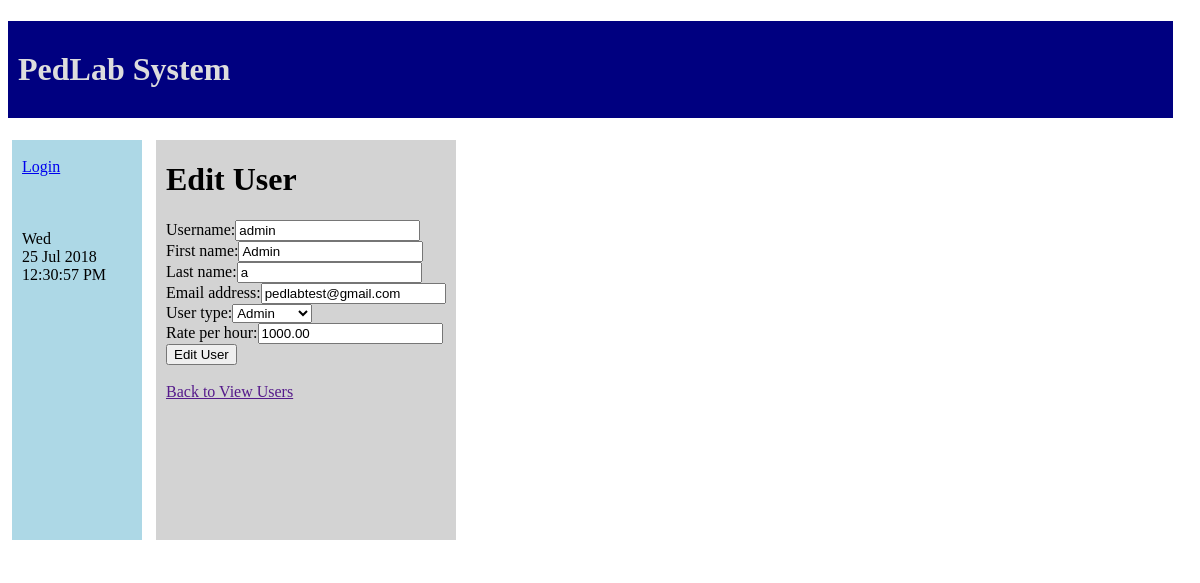
The app's page /timesheet/users/edit_user=admin/ with its own data.
### timesheet/models.py (models this page shows, shortened)
@python_2_unicode_compatible
class CustomUser(AbstractUser):
    usertype_choices = (
        ('R','RA'),
        ('S','Secretary'),
        ('A','Admin')
    )
    user_type = models.CharField(max_length=1,choices=usertype_choices,default='R')
    rate_per_hour = models.DecimalField(max_digits=7,decimal_places=2,null=True)

### timesheet/views.py (the view)
# urls.py: url(r'^users/edit_user=(?P<useredit>\w+)/$',views.edit_user,name='edit_user',),
def edit_user(request,useredit):
    usel = CustomUser.objects.get(username=useredit)
    data = model_to_dict(usel)
    error_message=""
    if(request.method=="POST"):
        form=EditUserForm(request.POST,instance=usel)
        if form.is_valid():
            form.save()
            print(form.cleaned_data)
            for key, value in form.cleaned_data.iteritems():
                print(key,value)
            if(form.cleaned_data.get('user_type')=="A"):
                user = CustomUser.objects.get(username=form.cleaned_data.get('username'))
                user.is_staff = True
                user.is_admin = True
                user.is_superuser = True
                user.save()
            else:
                user = CustomUser.objects.get(username=form.cleaned_data.get('username'))
                user.is_staff = False
                user.is_admin = False
                user.is_superuser = False
                user.save()
            with open("timesheet/user_files/"+form.cleaned_data.get('username')+".txt","a") as file:
                file.write(str(timezone.localtime()))
                for key, value in form.cleaned_data.iteritems():
                    file.write(" - "+str(value))
                file.write(" - updated by "+str(request.user.username))
                file.write("\n")
            return redirect(reverse('view_users'),{'message':"user edited successfully"})
        else:
            error_message="EDIT FAIL"
            form=EditUserForm(request.POST,instance=usel)
    else:
        form=EditUserForm(data)
    return render(request, 'timesheet/edit_user.html', {'usel':usel,'form':form, 'error_message': error_message})

### timesheet/forms.py
class EditUserForm(ModelForm):
    class Meta:
        model = CustomUser
        fields = ['username','first_name','last_name','email','user_type','rate_per_hour']

### timesheet/templates/timesheet/edit_user.html (shortened to what this page needs)
{% extends "base_generic.html" %}
{% block content %}
<h1>Edit User </h1>
<form method="post" action="">
{% for field in form %}
	{{field.label}}:{{field}}<br>
{% endfor %}
<input type="submit" value="Edit User">
</form><br>
<a href="{{request.META.HTTP_REFERER}}">Back to View Users</a>
{% endblock %}

### records on screen
CustomUser: form "admin" "Admin" "a" "pedlabtest@gmail.com" "Admin" "1000.00"

### other values on screen
{{ field.label }} "Username" "First name" "Last name" "Email address" "User type" "Rate per hour"
